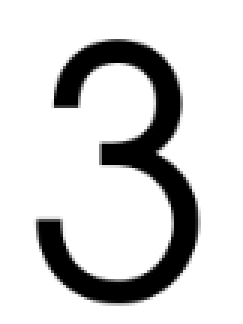
#> input picture input/template.png, 81 x 108 px (shown 3 times larger)
$ python main.py
#> lines starting #> are read from the running program, lines starting #| are printed output that depends on the picture; after the words box and inside, x2 and y2 are one past the last pixel; in counts of white or black regions, pixels touching at a corner belong together
import subprocess
import pathlib
import logging
import click
import time
import numpy as np

from imageio.v3 import imread
from matplotlib import pyplot as plt


# init logging
logging.basicConfig(level=logging.INFO, format='%(levelname)s: %(message)s')


def postprocessing(img: np.ndarray) -> np.ndarray:
    """
    Apply post-processing to the image.
    Only runs this when pre-processing with simplify flag is turned on.

    :param img: the image array
    """
    img[img <= 0] = 0
    img[img >= 1] = 255
    return img


def preprocessing(img: np.ndarray, simplify: bool = True) -> np.ndarray:
    """
    Apply preprocessing to the image.
    Reverting the colors (black to white and vice versa).

    :param img: the image array
    """
    # color ranges from [0, 255]
    # simplifying to 1 will result in a faster calculation
    max_channel_no = 255
    if (simplify):
        max_channel_no = 1

    # apply preprocessing
    img[img < 128] = 0
    img[127 < img] = max_channel_no
    img = max_channel_no - img

    return img


def write_to_file(output_file: pathlib.Path, arr: np.ndarray) -> None:
    """
    Write the array (numpy 2d-array) to the output file in the repository directory

    :param output_file: the output file to write to
    :param template: the input to be written to the file
    """
    # output the template to the file
    with output_file.open("w") as fp:
        for row in range(arr.shape[0]):
            for col in range(arr.shape[1]):
                fp.write(str(arr[row, col]) + " ")
            fp.write("\n")


def get_ssd_map_from_file(ssd_map_file: pathlib.Path, no_of_width: int, no_of_col: int) -> np.ndarray:
    """
    Read the ssd_map from the output file.
    Parse the ssd_map from the output file to an np array.

    :param ssd_map_file: the path to the ssd_map file
    :param no_of_width: the number of width of the ssd_map array
    :param no_of_col: the number of column of the ssd_map array
    """
    if (not ssd_map_file.exists()):
        raise FileExistsError(f"'{ssd_map_file}' does not exist")

    # initialise the ssd_map np array
    ssd_map = np.zeros((no_of_width, no_of_col))

    # read from the file ran from nvcc
    data = []
    with ssd_map_file.open("r") as fp:
        data = fp.readlines()

    # convert the data to numpy array
    for row in range(0, ssd_map.shape[0]):
        line = data[row].strip("\n").split(" ")
        for col in range(0, ssd_map.shape[1]):
            ssd_map[row, col] = np.float64(float(line[col]))

    return ssd_map


def generate_ssd_map(
    input_img: np.ndarray,
    template: np.ndarray,
) -> np.ndarray:
    """
    Generate an SSD map.

    :param input_img: the input image in np array
    :param template: the template in np array
    """
    # get the shape
    input_img_rows = input_img.shape[0]
    input_img_cols = input_img.shape[1]

    template_rows = template.shape[0]
    template_cols = template.shape[1]

    # condition 1: input_img's row cannot be smaller than template's row
    if (input_img_rows < template_rows):
        raise ValueError("Input Image's number of rows is smaller than template's")

    # condition 2: input_img's column cannot be smaller than template's col
    if (input_img_cols < template_cols):
        raise ValueError("Input Image's number of rows is smaller than template's")

    # get the ssd_map shape
    ssd_map_no_of_rows = input_img_rows - template_rows + 1
    ssd_map_no_of_cols = input_img_cols - template_cols + 1

    # generate the ssd_map
    ssd_map = np.zeros((ssd_map_no_of_rows, ssd_map_no_of_cols))
    for row in range(ssd_map_no_of_rows):
        for col in range(ssd_map_no_of_cols):

            row_start = row
            row_end = row_start + template_rows

            col_start = col
            col_end = col_start + template_cols

            # create the window in the input image
            input_img_intermediate = input_img[row_start:row_end, col_start:col_end]

            # step 1: diff
            diff = template - input_img_intermediate

            # step 2: square
            square = diff ** 2

            # step 3: sum
            total = np.sum(square)

            # step 4: assign valueget_ssd_map to ssd_map
            ssd_map[row, col] = total

    return ssd_map


@click.command()
@click.option('--cuda', '-c', is_flag=True, help='Using CUDA code to generate SSD map')
def main(cuda: bool):

    # create 'output' folder
#> called with cuda = False
    output_dir_path = pathlib.Path(__file__).parent / 'output'
    if not output_dir_path.is_dir():
        output_dir_path.mkdir(exist_ok=True)

    # to speed up the generation of SSD map
    simplify = True


    # (row, col) OR (height, width) OR (108, 81)
    # load template and apply necessary preprocessing
    template = imread('./input/template.png', pilmode='L')
#> template is the input picture: shape (108, 81); min 0, max 255, mean 210.5

    # apply preprocessing on the template
    template = preprocessing(template, simplify=simplify)
#> in preprocessing, `img[127 < img] = max_channel_no`:
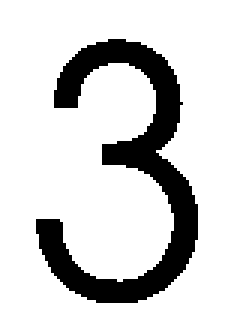
#> img: shape (108, 81) (shown 3 times larger); values 0 (black) and 1 (white), 82.7% white; 1 black region, box (x1, y1, x2, y2) and area: (12, 13, 66, 101) 1516
    logging.info(f"Template's Shape:     {template.shape}")
    logging.info(f"Template's Unique:    {np.unique(template)}")


    # (row, col) OR (height, width) OR (1053, 745)
    # load input image and apply necessary preprocessing
    input_img = imread('./input/input.png', pilmode='L')
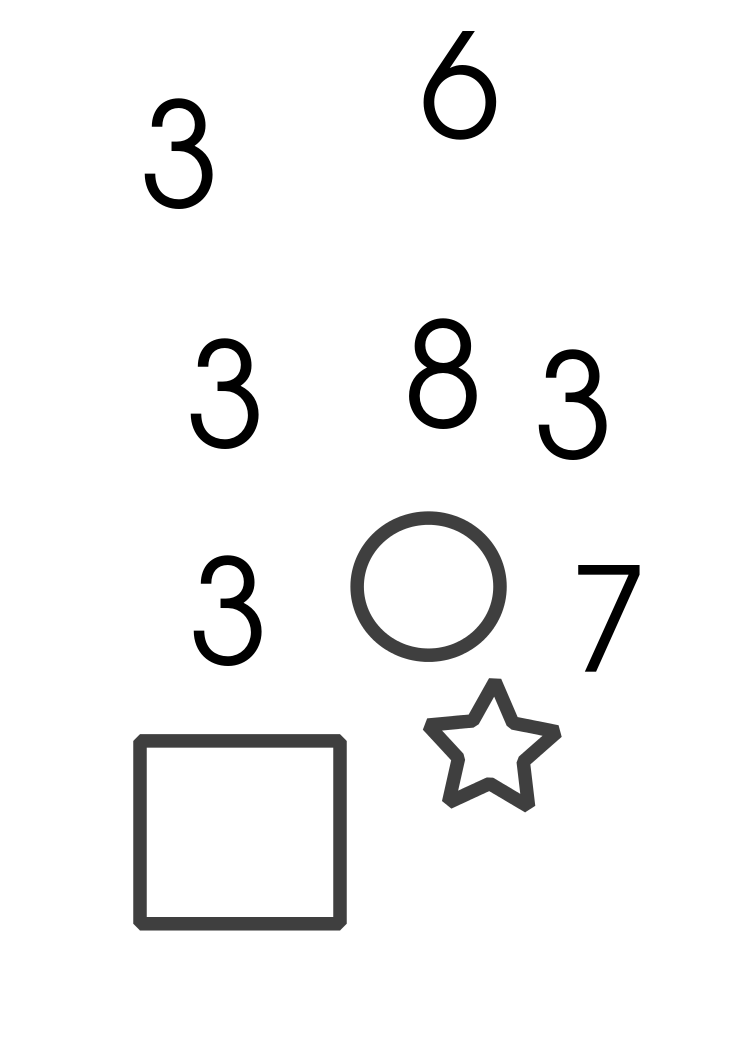
#> input picture input/input.png, 745 x 1053 px
#> input_img is the input picture: shape (1053, 745); min 0, max 255, mean 244.1

    # apply preprocessing on the input_img
    input_img = preprocessing(input_img, simplify=simplify)
#> in preprocessing (call 2), `img[127 < img] = max_channel_no`: img: shape (1053, 745); values 0 (black) and 1 (white), 95.1% white; 10 black regions, largest, box (x1, y1, x2, y2) and area: (133, 734, 347, 930) 10412, (351, 511, 507, 662) 5809, (423, 678, 561, 812) 5585
    logging.info(f"Input Image's Shape:  {input_img.shape}")
    logging.info(f"Input Image's Unique: {np.unique(input_img)}")


    # save template to output file - for uni submission
    template_output_file = output_dir_path / 'template'
    write_to_file(
        output_file=template_output_file,
        arr=template
    )
    logging.info(f"'template' saved to '{template_output_file}'")


    # save input image to output file - for uni submission
    input_img_output_file = output_dir_path / 'input_image'
    write_to_file(
        output_file=input_img_output_file,
        arr=input_img
    )
    logging.info(f"'input_img' saved to '{input_img_output_file}'")


    # ssd refers to "sum of squared differences"
    number_of_width = input_img.shape[0] - template.shape[0] + 1
#> number_of_width = 946
    number_of_col = input_img.shape[1] - template.shape[1] + 1
#> number_of_col = 665
    logging.info(f"Dimension of SSD Map: {number_of_width, number_of_col}")


    # ---------------------------------------------
    #  Using GPU (CUDA) code
    # ---------------------------------------------
    if (cuda):
        logging.info("Using GPU to process the SSD to create the SSD Map")

        # first command: compilation - to generate a binary file
        cmd = ['nvcc', 'ssd.cu', '-o', 'ssd']
        subprocess.run(cmd)

        # second command: run the compiled file
        cmd = ['./ssd']
        subprocess.run(cmd)

        # get the ssd_map
        ssd_map_file = output_dir_path / 'ssd_map'
        ssd_map = get_ssd_map_from_file(
            ssd_map_file=ssd_map_file,
            no_of_width=number_of_width,
            no_of_col=number_of_col,
        )

    # ---------------------------------------------
    #  Using CPU
    # ---------------------------------------------
    else:
        logging.info("Using CPU to process the SSD to create the SSD Map")
        start = time.perf_counter()
        ssd_map = generate_ssd_map(
            input_img=input_img,
            template=template
        )
#> after the loop in generate_ssd_map, `for row in range(ssd_map_no_of_rows):`:
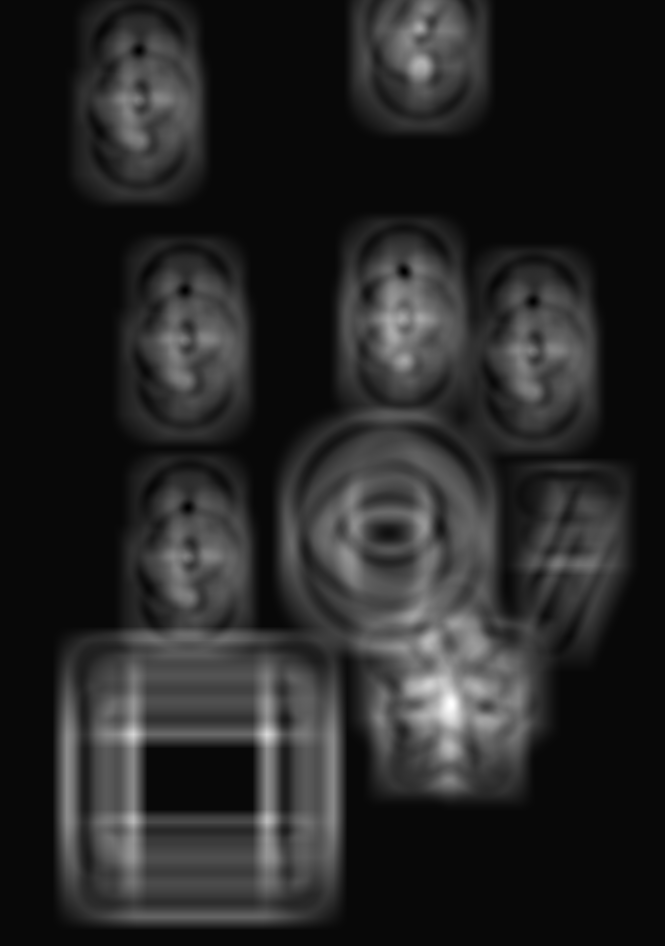
#> ssd_map: shape (946, 665) float64; min 1414, max 4371, mean 1863.2; drawn with min black and max white
        end = time.perf_counter()
        logging.info(f"Time taken to generate SSD Map: {end - start:.6f} seconds")

    logging.info("SSD Map generated")

    # revert back if simplify set to True
    if (simplify):
        input_img = postprocessing(input_img)
#> in postprocessing, `img[img >= 1] = 255`:
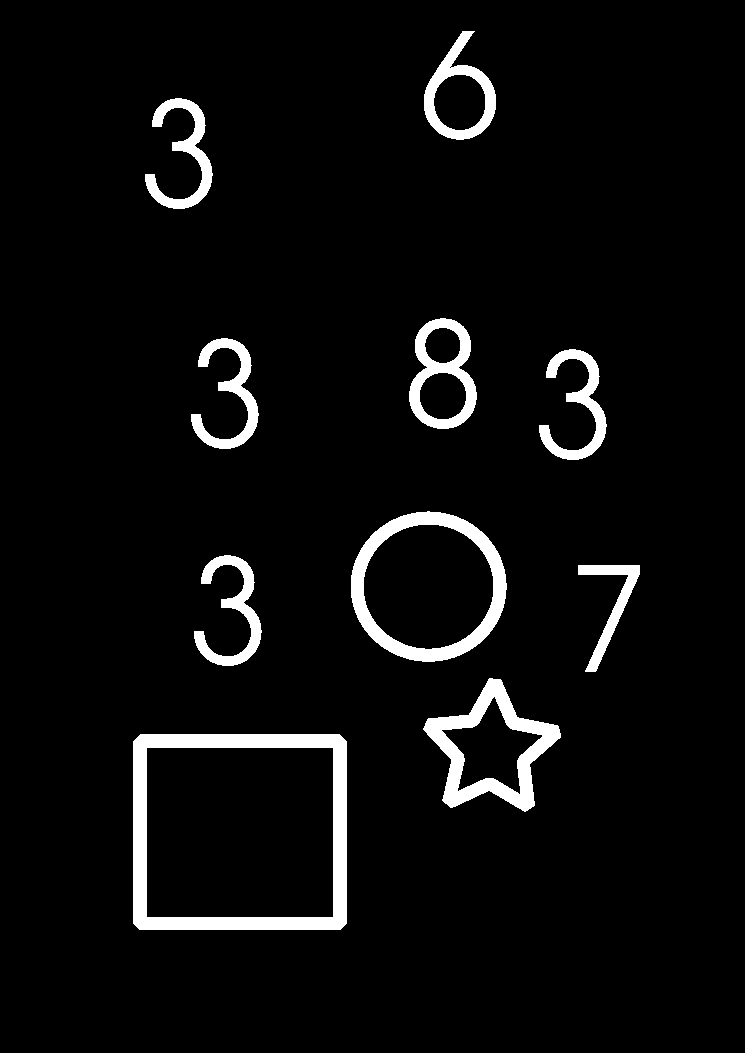
#> img: shape (1053, 745); 4.9% white; 10 white regions, largest, box (x1, y1, x2, y2) and area: (133, 734, 347, 930) 10412, (351, 511, 507, 662) 5809, (423, 678, 561, 812) 5585
        template = postprocessing(template)


    temp_row = template.shape[0]
#> temp_row = 108
    temp_col = template.shape[1]
#> temp_col = 81

    target_num = 5 # hardcoded
    target_res = []

    logging.info(f"Getting {target_num} coordinates")

    i = 0
    while (i < target_num):

        local_max = np.max(ssd_map)
        local_min = np.min(ssd_map)
        x, y = np.where(ssd_map == local_min)
        x, y = x[0], y[0]

        logging.info(f"SSD value: {local_min}, coordinates: {y,x}")
        target_res.append((x, y))

        # set to max value
        for row in range(x-temp_row, x+temp_row):
            for col in range(y-temp_row, y+temp_col):
                if (row >= ssd_map.shape[0] or row < 0 or col >= ssd_map.shape[1] or col < 0):
                    continue
                ssd_map[row, col] = local_max

        i += 1
#> this loop made 5 passes
#> (local_min, x, y) on passes 1 to 5: (1414, 271, 403), (1420, 50, 139), (1420, 290, 185), (1420, 301, 533), (1420, 507, 188)
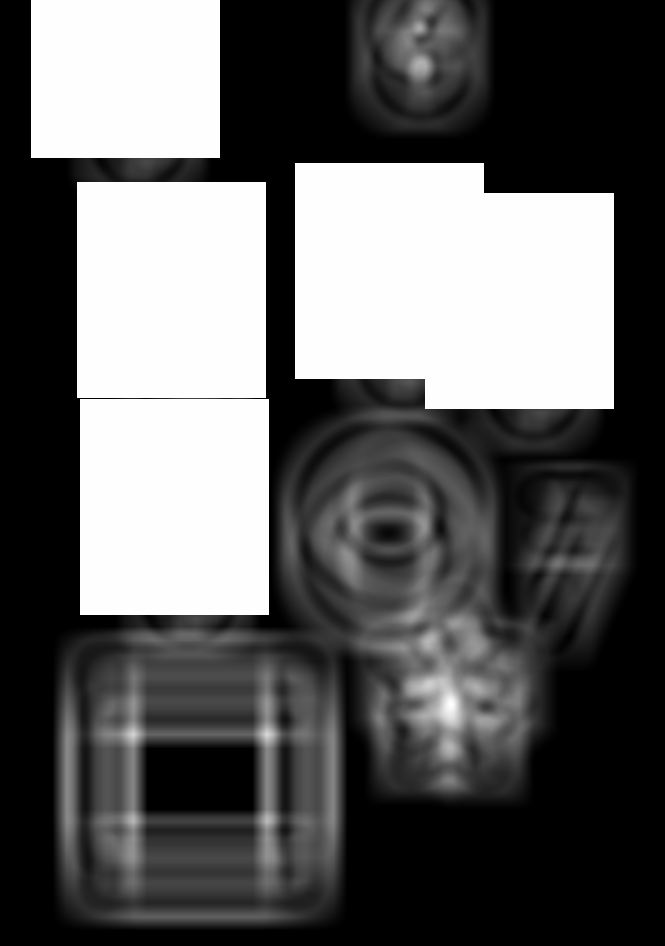
#> ssd_map: shape (946, 665) float64; min 1516, max 4371, mean 2586.4; drawn with min black and max white
#> after the loop, i = 5; target_res = [(271, 403), (50, 139), (290, 185), (301, 533), (507, 188)]


    logging.info("Preparing for the final image")

    # get the final image
    final_img = np.zeros((input_img.shape[0], input_img.shape[1]))

    # assign white color to the highlighted ones in target result
    for (x, y) in target_res:
        for row in range(0, template.shape[0]):
            for col in range(0, template.shape[1]):
                final_img[x+row, y+col] = 255
#> this loop made 5 passes
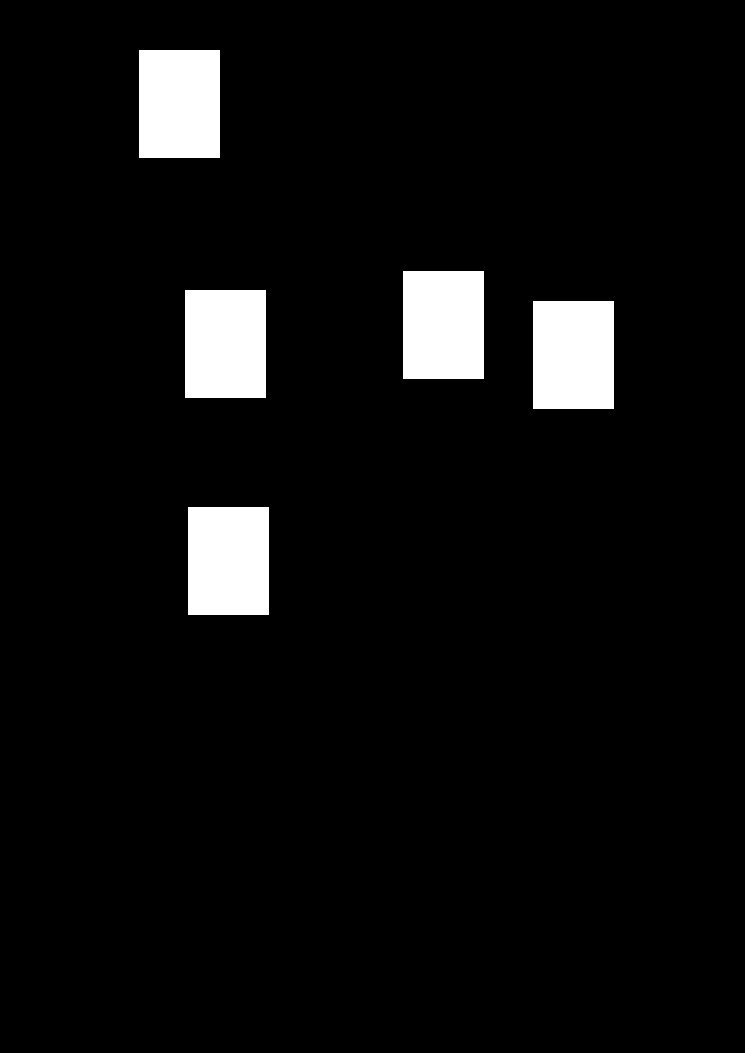
#> final_img: shape (1053, 745) float64; 5.6% white; 5 white regions, box (x1, y1, x2, y2) and area: (139, 50, 220, 158) 8748, (403, 271, 484, 379) 8748, (185, 290, 266, 398) 8748, (533, 301, 614, 409) 8748, (188, 507, 269, 615) 8748


    separator = np.multiply(np.ones((input_img.shape[0], 30)), 255)
    combined_img = np.concatenate((input_img, separator), 1)
#> combined_img: shape (1053, 775) float64; 8.6% white; 11 white regions, largest, box (x1, y1, x2, y2) and area: (745, 0, 775, 1053) 31590, (133, 734, 347, 930) 10412, (351, 511, 507, 662) 5809
    combined_img = np.concatenate((combined_img, final_img), 1)
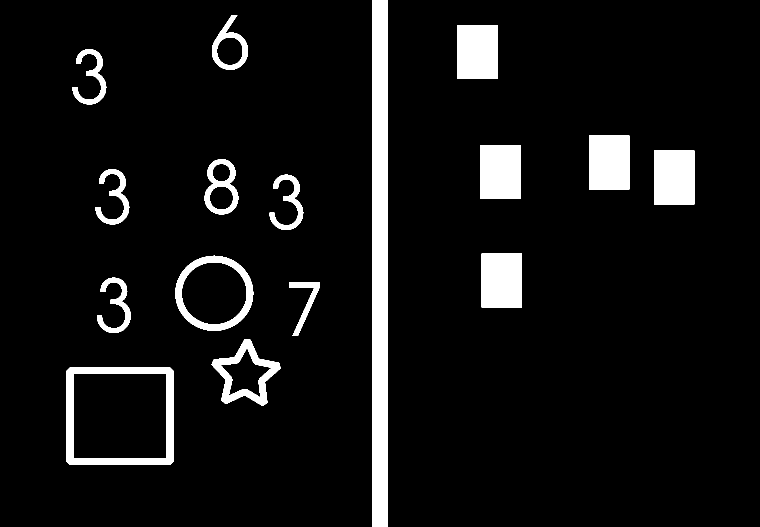
#> combined_img: shape (1053, 1520) float64 (shown at 1/2 size); 7.1% white; 16 white regions, largest, box (x1, y1, x2, y2) and area: (745, 0, 775, 1053) 31590, (133, 734, 347, 930) 10412, (914, 50, 995, 158) 8748
    plt.imshow(combined_img, cmap='gray')
    plt.title("Name: Reynardo Tjhin   SID: 500631832")
    plt.savefig("./output/output.png")

if (__name__ == "__main__"):
    main()
#> (the program exits here)
